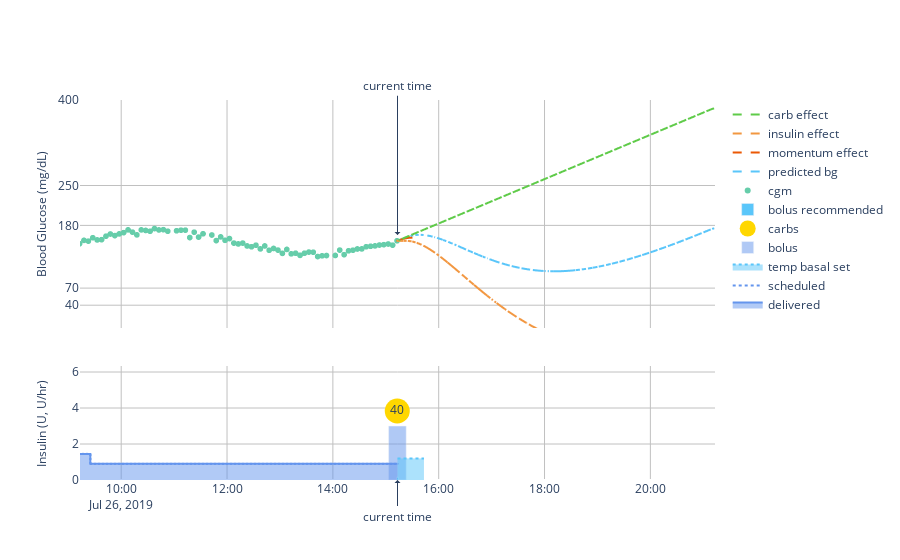

The notebook cell this image was saved under:
### Markdown cell above
# Visualize All Data

### Code cell
basal_trace.yaxis = "y"
sbr_trace.yaxis = "y"
recommended_basal_trace.yaxis = "y"
bolus_trace.yaxis = "y"
carb_trace.yaxis = "y"
recommended_bolus_trace.yaxis = "y"

bg_trace.yaxis = "y2"
bg_prediction_trace.yaxis = "y2"
momentum_effect_trace.yaxis = "y2"
insulin_effect_trace.yaxis = "y2"
carb_effect_trace.yaxis = "y2"
rc_effect_trace.yaxis = "y2"

data = [
    basal_trace, sbr_trace, recommended_basal_trace,
    bolus_trace, carb_trace, recommended_bolus_trace,
    bg_trace, bg_prediction_trace,
    momentum_effect_trace, insulin_effect_trace,
    carb_effect_trace, rc_effect_trace
]

layout = go.Layout(
    showlegend=True,
    plot_bgcolor="white",
    yaxis=dict(
        domain=[0, 0.3],
        range=[0, max(
            basal["sbr"].max() + 1,
            basal["tbr"].max() + 1,
            bolus["dose"].max() + 3,
            carbs["bolus_height"].max() + 3
        )],
        fixedrange=True,
        hoverformat=".2f",
        showgrid=True,
        gridcolor="#c0c0c0",
        title=dict(
            text="Insulin (U, U/hr)",
            font=dict(
                size=12
            )
        )
    ),
    yaxis2=dict(
        domain=[0.4, 1],
        range=[0, 400],
        tickvals=[-100, 40, 70, 180, 250, 400],
        fixedrange=True,
        hoverformat=".0f",
        zeroline=False,
        showgrid=True,
        gridcolor="#c0c0c0",
        title=dict(
            text="Blood Glucose (mg/dL)",
            font=dict(
                size=12
            )
        )
    ),
    xaxis=dict(
        range=(
            current_time - datetime.timedelta(hours=6),  
            current_time + datetime.timedelta(hours=6)
        ),
        showgrid=True,
        gridcolor="#c0c0c0",
    ),
    annotations=[
        go.layout.Annotation(
            x=current_time,
            y=bg["mg_dL"].values[-1] + 10,
            xref="x",
            yref="y2",
            text="current time",
            showarrow=True,
            arrowhead=1,
            ax=0,
            ayref="y2",
            ay=425
        ),
        go.layout.Annotation(
            x=current_time,
            y=0,
            xref="x",
            yref="y",
            text="current time",
            showarrow=True,
            arrowhead=1,
            ax=0,
            ayref="y",
            ay=-2
        )
    ],
    dragmode="pan",
    hovermode="x"
)

fig = go.Figure(data=data, layout=layout)
fig
